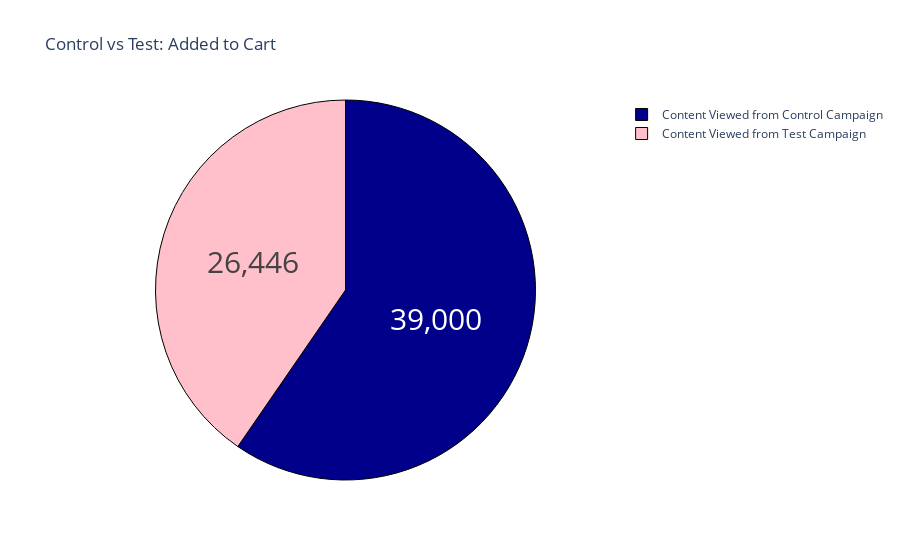

Notebook code cell kept with this figure:
### Markdown cell above
The audience of the control campaign viewed more content than the test campaign. Although there is not much difference, as the website clicks of the control campaign were low, its engagement on the website is higher than the test campaign.

### Code cell
#Now let’s have a look at the number of products added to the cart from both campaigns:

labels = ["Product Added to Cart from Control Campaign",
         "Product Added to Cart from Test Campaign"]
counts = [sum(control_data["Added to Cart"]),
         sum(test_data["Added to Cart"])]
colors = ["darkblue","pink"]
fig = go.Figure(data=[go.Pie(labels=label,values=counts)])
fig.update_layout(title_text='Control vs Test: Added to Cart')
fig.update_traces(hoverinfo='label+percent',textinfo='value',
                 textfont_size=30,
                 marker=dict(colors=colors,
                            line=dict(color='black',width=1)))

### Figure 1 — Plotly figure (JSON) as saved in the notebook; plotly's stock layout.template omitted (floating-point values rounded to 4 significant figures)
{"data": [{"hoverinfo": "label+percent", "labels": ["Content Viewed from Control Campaign", "Content Viewed from Test Campaign"], "marker": {"colors": ["darkblue", "pink"], "line": {"color": "black", "width": 1}}, "textfont": {"size": 30}, "textinfo": "value", "type": "pie", "values": [39000, 26446]}], "layout": {"title": {"text": "Control vs Test: Added to Cart"}}}
